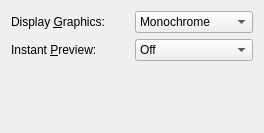
<ui version="4.0" >
 <author></author>
 <comment></comment>
 <exportmacro></exportmacro>
 <class>QPrefDisplayUi</class>
 <widget class="QWidget" name="QPrefDisplayUi" >
  <property name="geometry" >
   <rect>
    <x>0</x>
    <y>0</y>
    <width>264</width>
    <height>133</height>
   </rect>
  </property>
  <property name="windowTitle" >
   <string/>
  </property>
  <layout class="QGridLayout" >
   <property name="margin" >
    <number>11</number>
   </property>
   <property name="spacing" >
    <number>6</number>
   </property>
   <item row="0" column="0" >
    <layout class="QGridLayout" >
     <property name="margin" >
      <number>0</number>
     </property>
     <property name="spacing" >
      <number>6</number>
     </property>
     <item row="0" column="0" >
      <widget class="QLabel" name="displayGraphicsLA" >
       <property name="text" >
        <string>Display &amp;Graphics:</string>
       </property>
       <property name="buddy" >
        <cstring>displayGraphicsCO</cstring>
       </property>
      </widget>
     </item>
     <item row="1" column="1" >
      <widget class="QComboBox" name="instantPreviewCO" >
       <item>
        <property name="text" >
         <string>Off</string>
        </property>
       </item>
       <item>
        <property name="text" >
         <string>No math</string>
        </property>
       </item>
       <item>
        <property name="text" >
         <string>On</string>
        </property>
       </item>
      </widget>
     </item>
     <item row="0" column="1" >
      <widget class="QComboBox" name="displayGraphicsCO" >
       <item>
        <property name="text" >
         <string>Monochrome</string>
        </property>
       </item>
       <item>
        <property name="text" >
         <string>Grayscale</string>
        </property>
       </item>
       <item>
        <property name="text" >
         <string>Color</string>
        </property>
       </item>
       <item>
        <property name="text" >
         <string>Do not display</string>
        </property>
       </item>
      </widget>
     </item>
     <item row="1" column="0" >
      <widget class="QLabel" name="instantPreviewLA" >
       <property name="text" >
        <string>Instant &amp;Preview:</string>
       </property>
       <property name="buddy" >
        <cstring>instantPreviewCO</cstring>
       </property>
      </widget>
     </item>
    </layout>
   </item>
   <item row="1" column="0" >
    <spacer>
     <property name="orientation" >
      <enum>Qt::Vertical</enum>
     </property>
     <property name="sizeType" >
      <enum>QSizePolicy::Expanding</enum>
     </property>
     <property name="sizeHint" >
      <size>
       <width>20</width>
       <height>20</height>
      </size>
     </property>
    </spacer>
   </item>
  </layout>
 </widget>
 <pixmapfunction>qPixmapFromMimeSource</pixmapfunction>
 <resources/>
 <connections/>
</ui>
